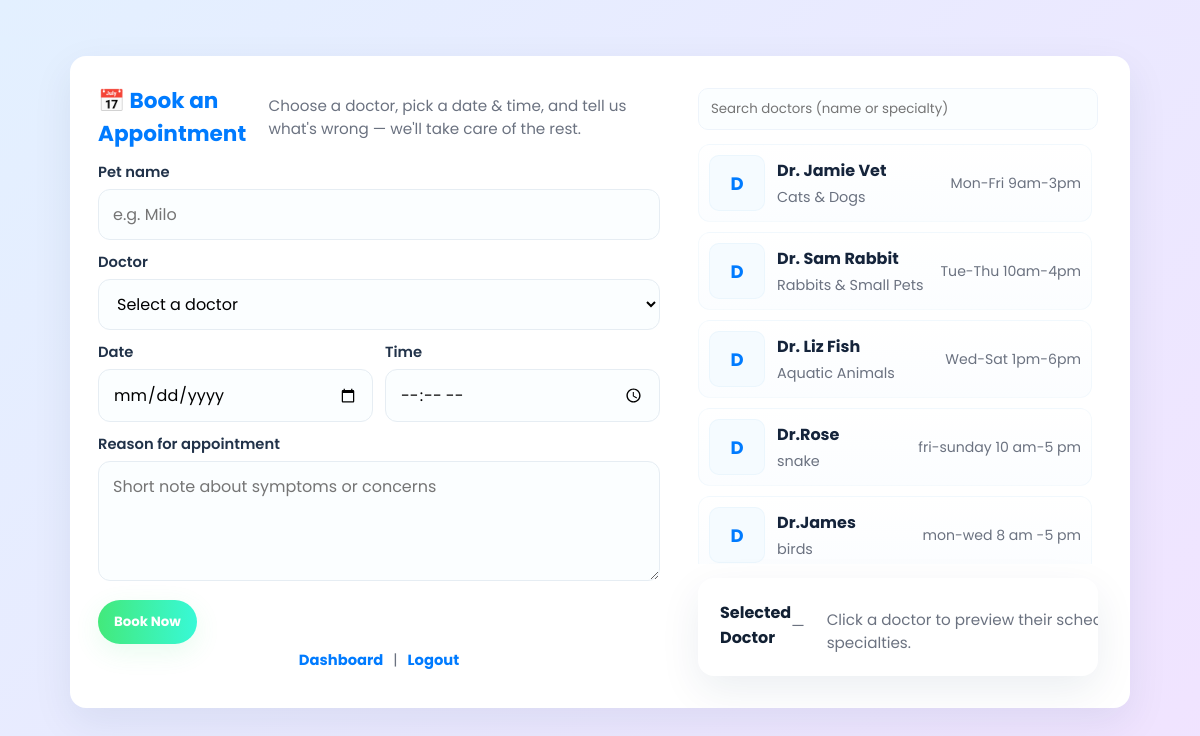
/book (signed in), run on the app's committed database.
### app.py (models this page shows)
class Doctor(db.Model):
    id = db.Column(db.Integer, primary_key=True)
    name = db.Column(db.String(80), nullable=False)
    specialty = db.Column(db.String(80), nullable=False)
    photo_url = db.Column(db.String(255), nullable=True)
    schedule = db.Column(db.String(255), nullable=False)

### app.py (the view, shortened to what this page needs)
@app.route("/book", methods=["GET", "POST"])
def book():
    if "user_id" not in session:
        return redirect(url_for("login"))
    doctors = Doctor.query.all()
    selected_doctor_id = request.args.get("doctor_id")  # pre-select doctor if clicked from dashboard
    return render_template("book.html", doctors=doctors, selected_doctor_id=selected_doctor_id)

### templates/book.html (shortened to what this page needs)
<!doctype html>
<html lang="en">
<head>
</head>
<body>
  <div class="page">
    <div class="card" role="region" aria-label="Book appointment card">
      <div class="form-wrap" aria-labelledby="booking-heading">
        <div class="heading">
          <h2 id="booking-heading">📅 Book an Appointment</h2>
          <p class="notes">Choose a doctor, pick a date & time, and tell us what's wrong — we'll take care of the rest.</p>
        </div>
        <form method="POST" id="bookingForm" novalidate>
          <div class="full">
            <label for="pet_name">Pet name</label>
            <input id="pet_name" name="pet_name" type="text" placeholder="e.g. Milo" required />
          </div>
          <div class="full">
            <label for="doctor_id">Doctor</label>
            <select id="doctorSelect" name="doctor_id" required aria-required="true">
              <option value="">Select a doctor</option>
            </select>
          </div>
          <div>
            <label for="date">Date</label>
            <input id="date" name="date" type="date" required />
          </div>
          <div>
            <label for="time">Time</label>
            <input id="time" name="time" type="time" required />
          </div>
          <div class="full">
            <label for="reason">Reason for appointment</label>
            <textarea id="reason" name="reason" placeholder="Short note about symptoms or concerns" required></textarea>
          </div>
          <div class="full">
            <button type="submit" class="submit" id="submitBtn">Book Now</button>
          </div>
        </form>
        <div class="links" aria-hidden="true">
          <a href="{{ url_for('pet_owner_dashboard') }}">Dashboard</a> |
          <a href="{{ url_for('logout') }}">Logout</a>
        </div>
      </div>
      <aside class="sidebar" aria-label="Doctors and details">
        <div class="search-doctor">
          <input id="doctorSearch" type="search" placeholder="Search doctors (name or specialty)" aria-label="Search doctors">
        </div>
        <div id="doctorsList" class="doctors" role="list">
          {% for d in doctors %}
          <div class="doctor-card{% if selected_doctor_id and selected_doctor_id|int == d.id %} selected{% endif %}"
               role="listitem"
               tabindex="0"
               data-id="{{ d.id }}"
               data-name="{{ d.name }}"
               data-specialty="{{ d.specialty }}"
               data-schedule="{{ d.schedule }}">
            <div class="doctor-avatar" aria-hidden="true">{{ d.name.split(' ')[0][0] }}</div>
            <div class="doctor-meta">
              <div class="doctor-name">{{ d.name }}</div>
              <div class="doctor-spec">{{ d.specialty }}</div>
            </div>
            <div class="doctor-schedule">{{ d.schedule }}</div>
          </div>
          {% else %}
          <div class="empty">No doctors available right now.</div>
          {% endfor %}
        </div>
        <div class="card" style="margin-top:auto">
          <div style="display:flex;align-items:center;justify-content:space-between">
            <div style="font-weight:700">Selected Doctor</div>
            <div id="selectedBadge" style="color:var(--muted);font-size:.95rem">—</div>
          </div>
          <div id="selectedDetails" style="margin-top:8px;color:var(--muted);font-size:.95rem">
            Click a doctor to preview their schedule and specialties.
          </div>
        </div>
      </aside>
    </div>
  </div>
</body>
</html>

### templates/book.html (style rules this page uses)
:root { --bg-1: #e3f0ff; --bg-2: #f1e3ff; --primary: #007bff; --accent-start: #43e97b; --accent-end: #38f9d7; --muted: #6b7280; --panel: #ffffff; --radius: 16px; --shadow-lg: 0 14px 40px rgba(10,45,90,0.08); --shadow-sm: 0 6px 18px rgba(10,45,90,0.06); --max-width: 1100px; }
* { box-sizing: border-box; font-family: 'Poppins', sans-serif; }
html,body { height:100%; margin:0; background: linear-gradient(135deg,var(--bg-1),var(--bg-2)); color:#122033; -webkit-font-smoothing:antialiased; }
.page { max-width: var(--max-width); margin: 36px auto; padding: 20px; }
.card { display: grid; grid-template-columns: 1fr; gap: 22px; background: var(--panel); border-radius: var(--radius); padding: 22px; box-shadow: var(--shadow-lg); overflow: hidden; }
@media (min-width: 900px) { .card { grid-template-columns: 1fr 420px; align-items:start; } }
.form-wrap { padding: 6px 6px 6px 6px; }
.heading { display:flex;align-items:center;gap:12px;margin-bottom:6px; }
.heading h2 { margin:0; color:var(--primary); font-size:1.35rem; }
.heading p { margin:0; color:var(--muted); font-size:0.95rem; }
form { margin-top:12px; display:grid; grid-template-columns: 1fr 1fr; gap:12px; align-items:start; }
label { display:block; font-weight:600; font-size:.92rem; color:#213249; margin-bottom:6px; }
.full { grid-column: 1 / -1; }
input[type="text"], input[type="date"], input[type="time"], select, textarea { width:100%; padding:12px 14px; border-radius:12px; border:1px solid #e6edf3; background:#fbfeff; font-size:1rem; transition: box-shadow .14s, transform .12s, border-color .12s; }
textarea { min-height:120px; resize:vertical; }
.notes { font-size:0.9rem; color:var(--muted); }
.submit { grid-column: 1 / -1; appearance: none; -webkit-appearance: none; border: none; padding:12px 16px; border-radius: 999px; font-weight:700; cursor:pointer; color:white; background: linear-gradient(90deg,var(--accent-start),var(--accent-end)); box-shadow: 0 8px 26px rgba(67,233,123,0.12); transition: transform .12s, box-shadow .12s; }
.sidebar { padding: 10px; display:flex; flex-direction:column; gap:14px; }
.search-doctor { display:flex; gap:8px; align-items:center; }
.search-doctor input { flex:1; padding:10px 12px; border-radius:10px; border:1px solid #eef4fb; background:#fbfeff; }
.doctors { display:grid; grid-template-columns:1fr; gap:10px; max-height:420px; overflow:auto; padding-right:6px; }
.doctor-card { display:flex; gap:12px; align-items:center; padding:10px; border-radius:12px; background: linear-gradient(180deg,#ffffff,#fbfdff); border:1px solid rgba(11,118,209,0.04); cursor:pointer; transition: transform .12s, box-shadow .12s, border-color .12s; }
.doctor-avatar { width:56px; height:56px; border-radius:10px; background:#f5fbff; display:flex;align-items:center;justify-content:center; font-weight:700; color:var(--primary); font-size:18px; border:1px solid rgba(11,118,209,0.04); }
.doctor-meta { display:flex; flex-direction:column; }
.doctor-name { font-weight:700; color:#15243b; }
.doctor-spec { font-size:.9rem; color:var(--muted); margin-top:4px; }
.doctor-schedule { margin-left:auto; font-size:.88rem; color:var(--muted); white-space:nowrap; }
.links { text-align:center; margin-top:6px; font-size:.92rem; color:var(--muted); }
.links a { color:var(--primary); text-decoration:none; font-weight:700; margin:0 6px; }

### data on the page
Doctor: name "D", name "Dr. Jamie Vet", specialty "Cats & Dogs", schedule "Mon-Fri 9am-3pm"
Doctor: name "D", name "Dr. Sam Rabbit", specialty "Rabbits & Small Pets", schedule "Tue-Thu 10am-4pm"
Doctor: name "D", name "Dr. Liz Fish", specialty "Aquatic Animals", schedule "Wed-Sat 1pm-6pm"
Doctor: name "D", name "Dr.Rose", specialty "snake", schedule "fri-sunday 10 am-5 pm"
Doctor: name "D", name "Dr.James", specialty "birds", schedule "mon-wed 8 am -5 pm"
